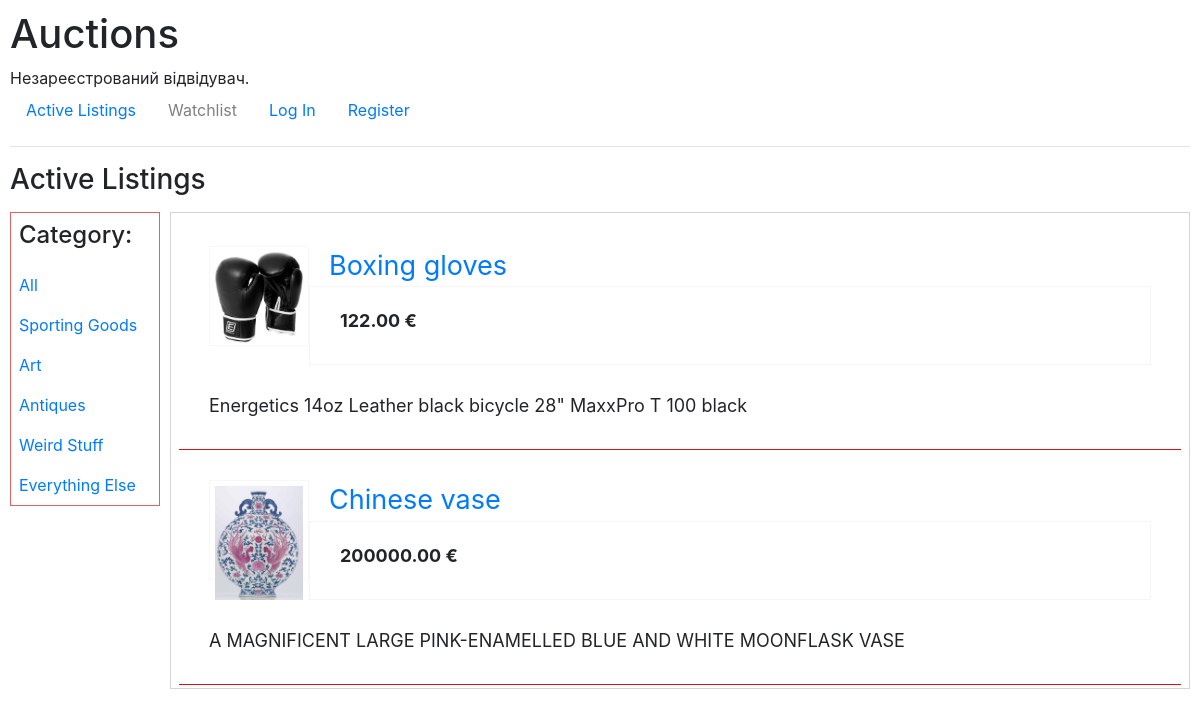
The app's page /, older data.
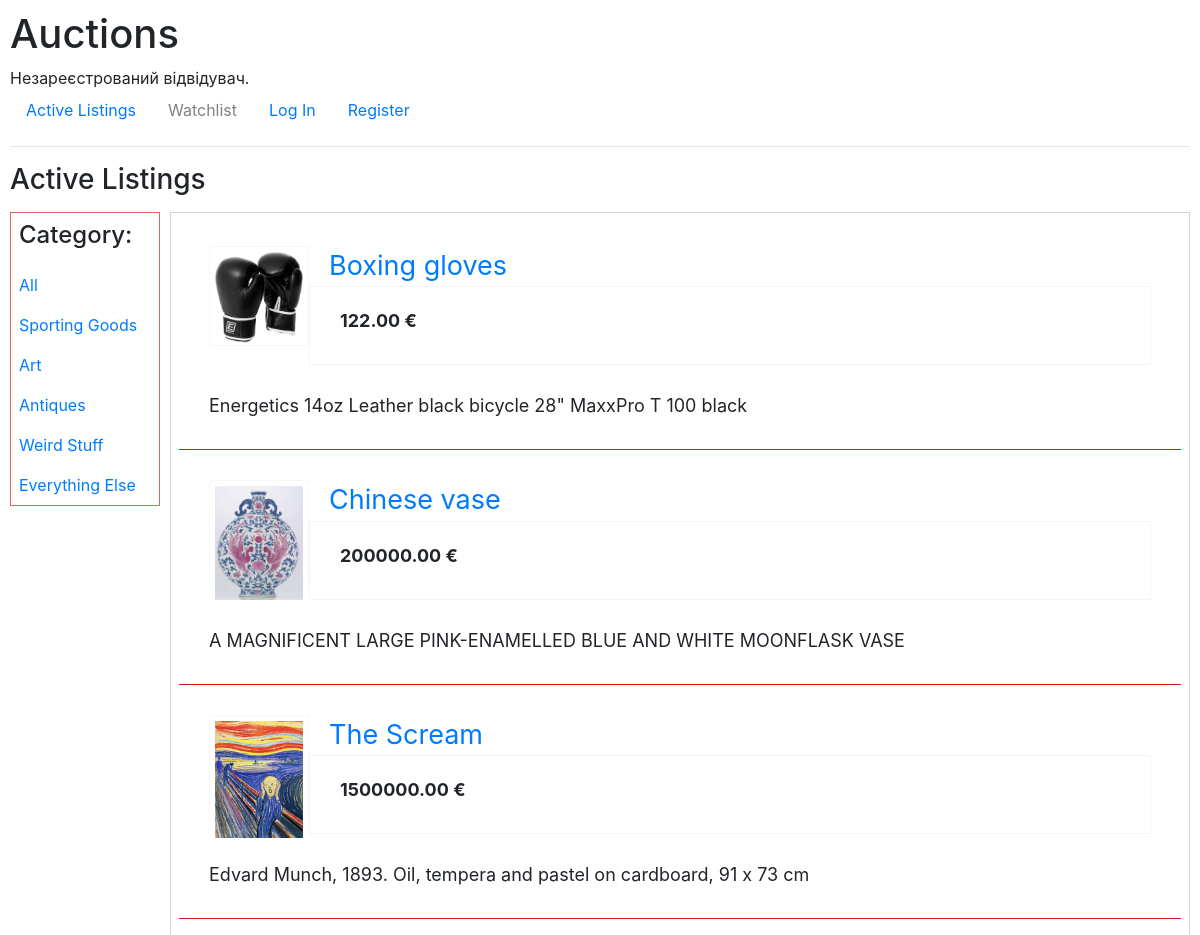
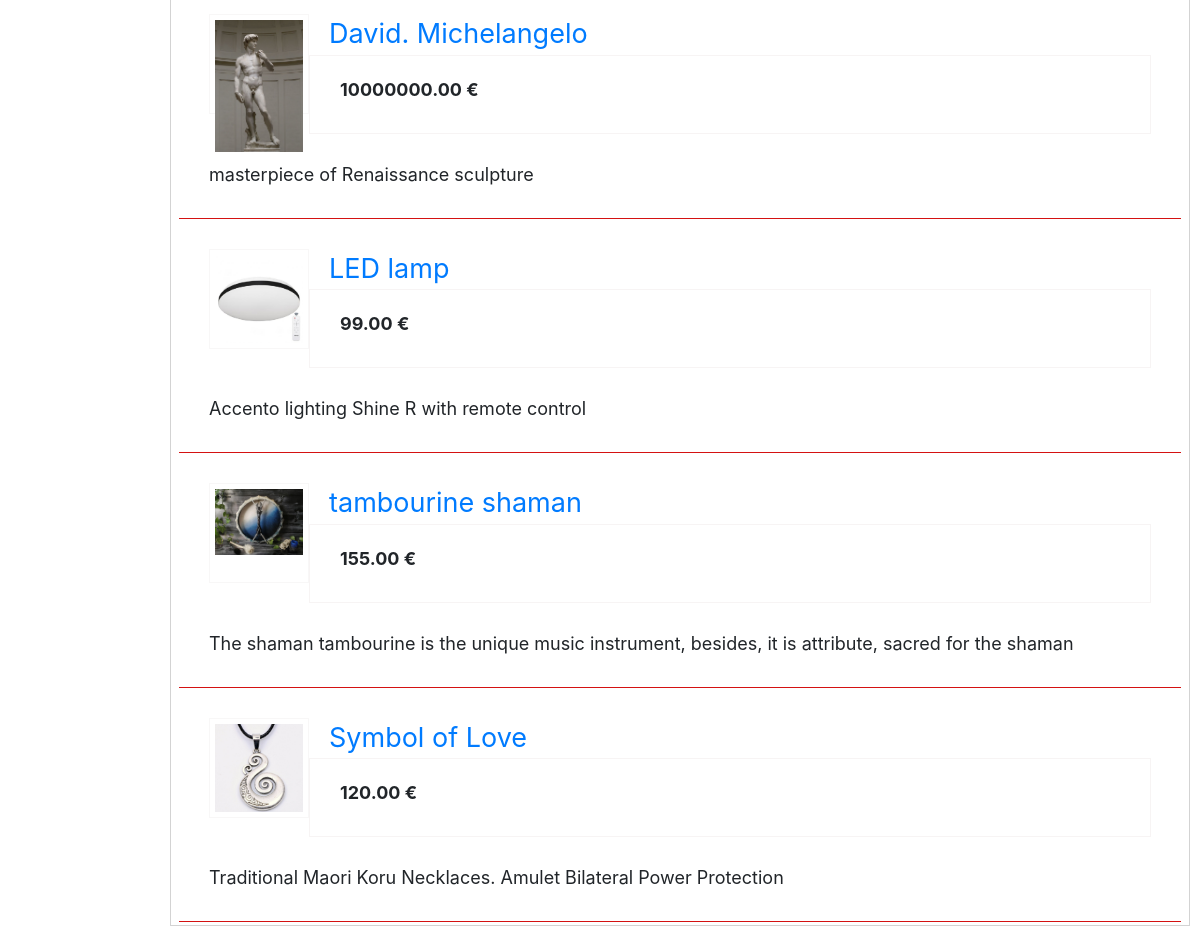
The same page, newer data (2 pictures, top to bottom).
### auctions/models.py (models this page shows, shortened)
class Category(models.Model):
    category = models.CharField(max_length=100, blank=True)

class Lot(models.Model):
    title = models.CharField(max_length=180)
    photo = models.ImageField(upload_to='images', blank=True)
    categories = models.ManyToManyField(Category, blank=True, related_name='category_lot')
    owner_name = models.ForeignKey(User, on_delete=models.CASCADE)
    description = models.CharField(max_length=200, blank=True)
    starting_price = models.DecimalField(max_digits=10, decimal_places=2)

### auctions/views.py (the view)
# urls.py: path("", views.index, name="index"),
def index(request):
    categoryies = Category.objects.all()
    lot = Lot.objects.all()
    auctions = Auctions.objects.all()
    return render(request, "auctions/index.html", {
        "categories": categoryies,
        "lots": lot,
        "auctions": auctions
    })

### auctions/templates/auctions/index.html (shortened to what this page needs)
{% extends "auctions/layout_auction.html" %}
{% load static %}
{% block listing %}
<div class="body-text">
    {% for lot in lots %}
    <div class="activ_list">
        {% if user.is_authenticated %}
        <a href="{% url 'lot_au' lot.id user.id %}">
            {% if lot.photo %}
            <div class="img">
                <img src="{{ lot.photo.url }}" style="max-width: 100%; height: auto;"></img>
            </div>
            {% else %}
            <div class="img"></div>
            {% endif %}
        </a>
        <a href="{% url 'lot_au' lot.id user.id %}">
            <div class="title">{{ lot.title }}</div>
        </a>
        {% else %}
        <a href="{% url 'lot' lot.id %}">
            {% if lot.photo %}
            <div class="img">
                <img src="{{ lot.photo.url }}" style="max-width: 100%; height: auto;"></img>
            </div>
            {% else %}
            <div class="img"></div>
            {% endif %}
        </a>
        <a href="{% url 'lot' lot.id %}">
            <div class="title">{{ lot.title }}</div>
        </a>
        {% endif %}
        <div class="price"><strong>{{ lot.starting_price }} &#8364</strong></div>
        <br/>
        <div class="description">{{lot.description}}</div>
    </div>
    {% endfor %}
</div>
{% endblock %}

### auctions/templates/auctions/layout_auction.html
{% extends "auctions/layout.html" %}
{% block body %}
<h3 style="margin-bottom: 15px">Active Listings</h3>
<div>
   <div class="sidebar">
      <div>
         <h4>Category:</h4>
      </div>
      <div>
         <a href="{% url 'index' %} ">All</a>
      </div>
      {% for category in categories %}
      <div>
         <a href="{% url 'lot_category' category.id %}">{{ category.category }}</a>
      </div>
      {% endfor %}
   </div>
   {% block listing %}
   {% endblock %}
</div>
{% endblock %}

### auctions/templates/auctions/layout.html (shortened to what this page needs)
{% load static %}
<!DOCTYPE html>
<html lang="en">
<head>
    <link rel="stylesheet" href="https://stackpath.bootstrapcdn.com/bootstrap/4.4.1/css/bootstrap.min.css"
>
    <link href="{% static 'auctions/styles.css' %}" rel="stylesheet">
</head>
<body>
    <h1>Auctions</h1>
    <div>
        {% if user.is_authenticated %}
        Signed in as <strong>{{ user.username }}</strong>.
        <p>{{ user }}</p>
        {% else %}
        Незареєстрований відвідувач.
        {% endif %}
    </div>
    <ul class="nav">
        <li class="nav-item">
            <a class="nav-link" href="{% url 'index' %}">Active Listings</a>
        </li>
        {% if user.is_authenticated %}
        <li class="nav-item">
            <a class="nav-link" href="{% url 'watch_list' user.id %}">Watchlist</a>
        </li>
        <li class="nav-item">
            <a class="nav-link" href="{% url 'create_auction' user.id %}">Create auction</a>
        </li>
        <li class="nav-item">
            <a class="nav-link" href="{% url 'logout' %}">Log Out</a>
        </li>
        {% else %}
        <li class="nav-item">
            <a style="color:grey" class="nav-link" href="">Watchlist</a>
        </li>
        <li class="nav-item">
            <a class="nav-link" href="{% url 'login' %}">Log In</a>
        </li>
        <li class="nav-item">
            <a class="nav-link" href="{% url 'register' %}">Register</a>
        </li>
        {% endif %}
    </ul>
    <hr>
    {% block body %}
    {% endblock %}
</body>
</html>

### auctions/static/auctions/styles.css (style rules this page uses)
body { padding: 10px; }
.sidebar { height: 100%; width: 150px; position: relative; top: 5; left: 0; padding-top: 0px; background-color: white; border: 1px solid rgb(228, 98, 98); float: left; margin-top: 0px; }
.sidebar div { padding: 8px; font-size: 16px; display: block; }
.body-text { border: 1px solid rgb(211, 211, 211); margin-left: 160px; font-size: 18px; padding: 3px; }
.activ_list { border-bottom: 1px solid rgb(212, 18, 18); padding: 30px; min-height: 150px; margin: 0 5px 0px 5px; }
.img { width: 100px; height: 100px; float: left; border: 1px solid rgb(248, 247, 247); padding: 5px; }
.price { padding: 20px 20px 20px 30px; padding-bottom: 30px; border: 1px solid rgb(247, 244, 244); margin-left: 100px; }
.title { margin-left: 120px; font-size: 150%; }

Row changes from the older to the newer data that the page shows:
added Lot: photo (picture), title "The Scream", starting_price "1500000.00", description "Edvard Munch, 1893. Oil, tempera and pastel on cardboard, 91 x 73 cm"
added Lot: photo (picture), title "David. Michelangelo", starting_price "10000000.00", description "masterpiece of Renaissance sculpture"
added Lot: photo (picture), title "LED lamp", starting_price "99.00", description "Accento lighting Shine R with remote control"
added Lot: photo (picture), title "tambourine shaman", starting_price "155.00", description "The shaman tambourine is the unique music instrument, besides, it is attribute, sacred for the shaman"
added Lot: photo (picture), title "Symbol of Love", starting_price "120.00", description "Traditional Maori Koru Necklaces. Amulet Bilateral Power Protection"
